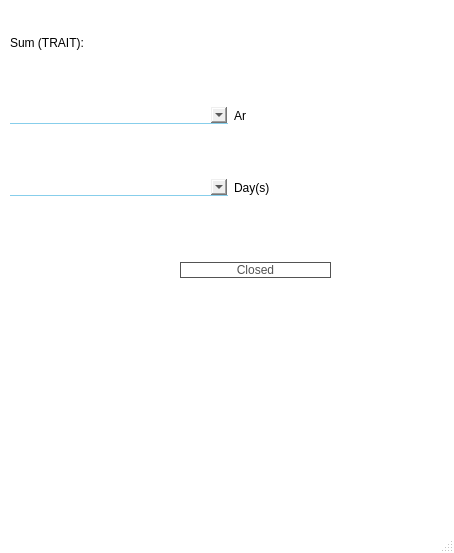
<?xml version="1.0" encoding="UTF-8"?>
<ui version="4.0">
 <class>DeleteTrait</class>
 <widget class="QMainWindow" name="DeleteTrait">
  <property name="geometry">
   <rect>
    <x>0</x>
    <y>0</y>
    <width>454</width>
    <height>553</height>
   </rect>
  </property>
  <property name="windowTitle">
   <string>MainWindow</string>
  </property>
  <property name="styleSheet">
   <string notr="true">QMainWindow
{
	background-color: rgb(255, 255, 255);
}</string>
  </property>
  <widget class="QWidget" name="centralwidget">
   <widget class="QWidget" name="horizontalLayoutWidget">
    <property name="geometry">
     <rect>
      <x>180</x>
      <y>250</y>
      <width>151</width>
      <height>41</height>
     </rect>
    </property>
    <layout class="QHBoxLayout" name="horizontalLayout">
     <item>
      <widget class="QPushButton" name="pushButton">
       <property name="cursor">
        <cursorShape>PointingHandCursor</cursorShape>
       </property>
       <property name="styleSheet">
        <string notr="true">/*QPushButton
{
	font: 16pt &quot;Snap ITC&quot;;
}
QPushButton
{
	font: 16pt &quot;Snap ITC&quot;;

	background-color: rgb(255, 255, 255);
	color:rgb(0, 85, 255) ;
	border-color: rgb(0,85,255);
	border-style: solid 5px;
	border : 1px solid rgb(0,85,255);
	border-radius: 10px;
}
QPushButton:hover
{
border : 2px solid rgb(0,0,255);
color : rgb(0, 0, 255);
}*/

QPushButton
{
	font: 16pt &quot;Snap ITC&quot;;
}
QPushButton
{
	font: 16pt &quot;Snap ITC&quot;;

	background-color: rgb(255, 255, 255);
	color: rgb(83, 83, 83);
	border-color: rgb(83, 83, 83);
	border-style: solid 5px;
	border : 1px solid rgb(83, 83, 83);
	border-radius: 10px;
}
QPushButton:hover
{
	border : 2px solid  rgb(31, 31, 31);
	color: rgb(31, 31, 31);
	background-color: rgb(236, 236, 236);
}</string>
       </property>
       <property name="text">
        <string>Closed</string>
       </property>
      </widget>
     </item>
    </layout>
   </widget>
   <widget class="QWidget" name="verticalLayoutWidget">
    <property name="geometry">
     <rect>
      <x>10</x>
      <y>10</y>
      <width>441</width>
      <height>211</height>
     </rect>
    </property>
    <layout class="QVBoxLayout" name="verticalLayout">
     <item>
      <widget class="QLabel" name="label">
       <property name="styleSheet">
        <string notr="true">font: 16pt &quot;Snap ITC&quot;;</string>
       </property>
       <property name="text">
        <string>Sum (TRAIT):</string>
       </property>
      </widget>
     </item>
     <item>
      <layout class="QHBoxLayout" name="horizontalLayout_2">
       <item>
        <widget class="QComboBox" name="comboBox">
         <property name="styleSheet">
          <string notr="true">QComboBox
{
	border-top:none;
	border-rigth:none;
	border-left:none;	
	border-bottom:1px solid skyblue;
	font: 16pt &quot;Segoe Script&quot;;
}</string>
         </property>
        </widget>
       </item>
       <item>
        <widget class="QLabel" name="label_3">
         <property name="styleSheet">
          <string notr="true">font: 16pt &quot;Snap ITC&quot;;</string>
         </property>
         <property name="text">
          <string>Ar</string>
         </property>
        </widget>
       </item>
      </layout>
     </item>
     <item>
      <layout class="QHBoxLayout" name="horizontalLayout_3">
       <item>
        <widget class="QComboBox" name="comboBox_2">
         <property name="styleSheet">
          <string notr="true">QComboBox
{
	border-top:none;
	border-rigth:none;
	border-left:none;	
	border-bottom:1px solid skyblue;
	font: 16pt &quot;Segoe Script&quot;;
}</string>
         </property>
        </widget>
       </item>
       <item>
        <widget class="QLabel" name="label_4">
         <property name="styleSheet">
          <string notr="true">font: 16pt &quot;Snap ITC&quot;;</string>
         </property>
         <property name="text">
          <string>Day(s)</string>
         </property>
        </widget>
       </item>
      </layout>
     </item>
    </layout>
   </widget>
  </widget>
  <widget class="QMenuBar" name="menubar">
   <property name="geometry">
    <rect>
     <x>0</x>
     <y>0</y>
     <width>454</width>
     <height>21</height>
    </rect>
   </property>
  </widget>
  <widget class="QStatusBar" name="statusbar"/>
 </widget>
 <resources/>
 <connections/>
</ui>
